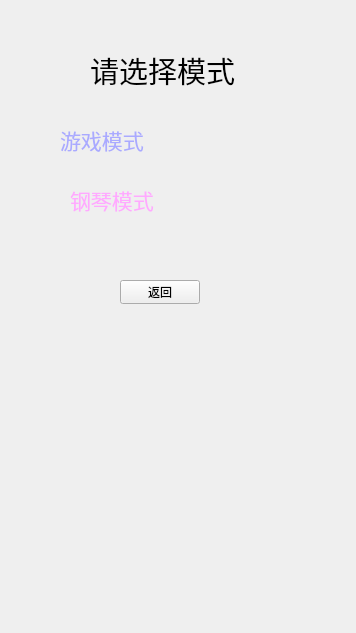
<?xml version="1.0" encoding="UTF-8"?>
<ui version="4.0">
 <class>chooseplay</class>
 <widget class="QWidget" name="chooseplay">
  <property name="geometry">
   <rect>
    <x>0</x>
    <y>0</y>
    <width>356</width>
    <height>633</height>
   </rect>
  </property>
  <property name="windowTitle">
   <string>Form</string>
  </property>
  <property name="styleSheet">
   <string notr="true">#chooseplay
{

}</string>
  </property>
  <widget class="QLabel" name="label">
   <property name="geometry">
    <rect>
     <x>90</x>
     <y>40</y>
     <width>151</width>
     <height>61</height>
    </rect>
   </property>
   <property name="styleSheet">
    <string notr="true">background-color:rgb(0,0,0,0)</string>
   </property>
   <property name="text">
    <string>&lt;html&gt;&lt;head/&gt;&lt;body&gt;&lt;p&gt;&lt;span style=&quot; font-size:22pt;&quot;&gt;请选择模式&lt;/span&gt;&lt;/p&gt;&lt;/body&gt;&lt;/html&gt;</string>
   </property>
  </widget>
  <widget class="QLabel" name="label_2">
   <property name="geometry">
    <rect>
     <x>60</x>
     <y>110</y>
     <width>101</width>
     <height>61</height>
    </rect>
   </property>
   <property name="text">
    <string>&lt;html&gt;&lt;head/&gt;&lt;body&gt;&lt;p&gt;&lt;span style=&quot; font-size:16pt; color:#aaaaff;&quot;&gt;游戏模式&lt;/span&gt;&lt;/p&gt;&lt;/body&gt;&lt;/html&gt;</string>
   </property>
  </widget>
  <widget class="QLabel" name="label_3">
   <property name="geometry">
    <rect>
     <x>70</x>
     <y>170</y>
     <width>181</width>
     <height>61</height>
    </rect>
   </property>
   <property name="text">
    <string>&lt;html&gt;&lt;head/&gt;&lt;body&gt;&lt;p&gt;&lt;span style=&quot; font-size:16pt; color:#ffaaff;&quot;&gt;钢琴模式&lt;/span&gt;&lt;/p&gt;&lt;/body&gt;&lt;/html&gt;</string>
   </property>
  </widget>
  <widget class="QPushButton" name="youxi">
   <property name="geometry">
    <rect>
     <x>230</x>
     <y>90</y>
     <width>91</width>
     <height>71</height>
    </rect>
   </property>
   <property name="styleSheet">
    <string notr="true">*{
	background-image: url(:/res/pianoicon.png);
border:none;
}
QPUshuBUtton:hover
{
background-color: rgb(44, 146, 255);
}
</string>
   </property>
   <property name="text">
    <string/>
   </property>
   <property name="autoDefault">
    <bool>true</bool>
   </property>
   <property name="flat">
    <bool>false</bool>
   </property>
  </widget>
  <widget class="QPushButton" name="pushButton_2">
   <property name="geometry">
    <rect>
     <x>240</x>
     <y>180</y>
     <width>71</width>
     <height>41</height>
    </rect>
   </property>
   <property name="styleSheet">
    <string notr="true">*{
	background-image: url(:/res/pianoqinjian2.jpg);
border:none;
}
QPUshuBUtton:hover
{
background-color: rgb(44, 146, 255);
}
</string>
   </property>
   <property name="text">
    <string/>
   </property>
  </widget>
  <widget class="QPushButton" name="pushButton">
   <property name="geometry">
    <rect>
     <x>120</x>
     <y>280</y>
     <width>80</width>
     <height>24</height>
    </rect>
   </property>
   <property name="styleSheet">
    <string notr="true">QPUshuBUtton:hover
{
background-color: rgb(44, 146, 255);
}
</string>
   </property>
   <property name="text">
    <string>返回</string>
   </property>
  </widget>
  <widget class="QLabel" name="label_4">
   <property name="geometry">
    <rect>
     <x>0</x>
     <y>10</y>
     <width>471</width>
     <height>821</height>
    </rect>
   </property>
   <property name="styleSheet">
    <string notr="true">background-image: url(:/res/pinkcar3.jpg);</string>
   </property>
   <property name="text">
    <string/>
   </property>
  </widget>
  <zorder>label_4</zorder>
  <zorder>label</zorder>
  <zorder>label_2</zorder>
  <zorder>label_3</zorder>
  <zorder>youxi</zorder>
  <zorder>pushButton_2</zorder>
  <zorder>pushButton</zorder>
 </widget>
 <resources/>
 <connections/>
</ui>
